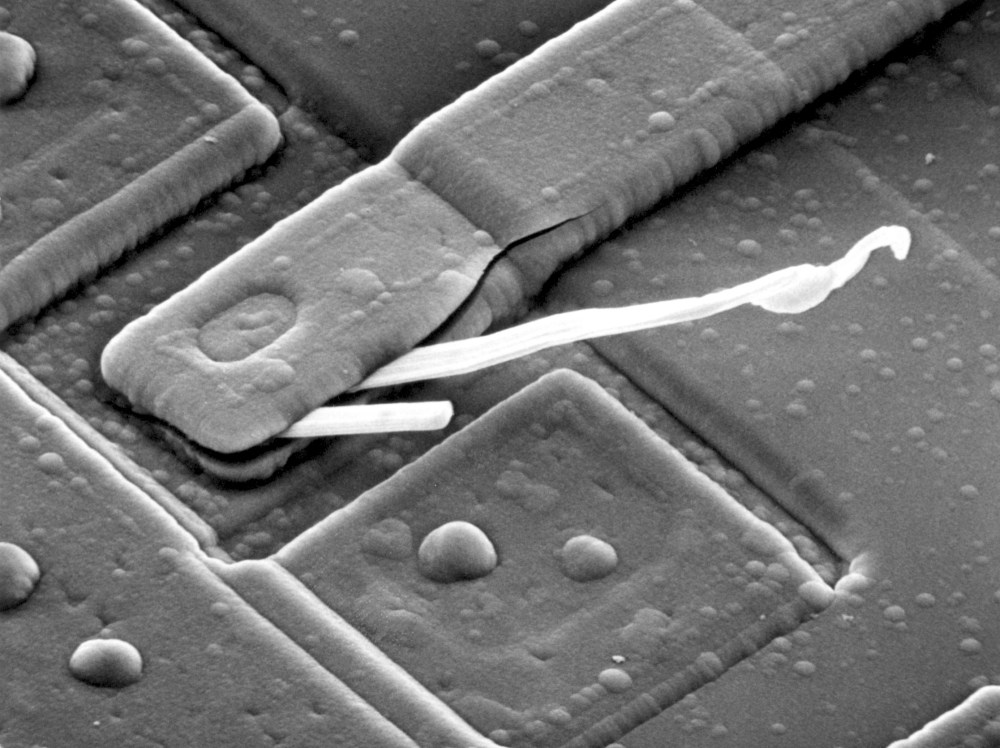
#> input picture Immagini/circuito.jpg, 1000 x 748 px, found by its file name
$ python Es_1_1_1.py
#> lines starting #> are read from the running program, lines starting #| are printed output that depends on the picture
# -*- coding: utf-8 -*-
"""
Created on Sat Apr  5 15:40:47 2025

@author: david
"""

import sys
sys.path.append("../Librerie")
#sys.path.append(r"C:\Users\david\OneDrive\ESM\Copia_Workspace\Librerie")
import numpy as np # importa Numpy
import matplotlib.pyplot as plt # importa Matplotlib
import scipy.ndimage as ndi # importa Scipy per le immagini
import skimage.io as io # importa il modulo Input/Output di SK-Image
import scipy.ndimage as ndi
import mylib as ml

# 1. Spettro di ampiezza. Analizzate lo spettro di ampiezza di alcune immagini di test (circuito.jpg, impronta.
# tif, anelli.tif), siete in grado di legare il contenuto in frequenza con l’andamento spaziale dell’immagine?
imgs= np.array (('circuito.jpg','impronta1.tif','anelli.tif'))


for idx, k in enumerate(imgs):

    x = np.float64(io.imread(f'../immagini/{k}'))
#> x: shape (748, 1000) float64; min 0, max 255, mean 113.2

    plt.figure(idx*3+1)
    plt.imshow(x, cmap='gray', clim=None)
    plt.title(f'input = {k}')

    X = np.fft.fft2(x);
    plt.figure(idx*3+2)
    plt.imshow(np.abs(X), cmap='gray', clim=None)
    plt.title(f'FFT di {k}')

    Y = np.log(1+np.abs(np.fft.fftshift(X)))
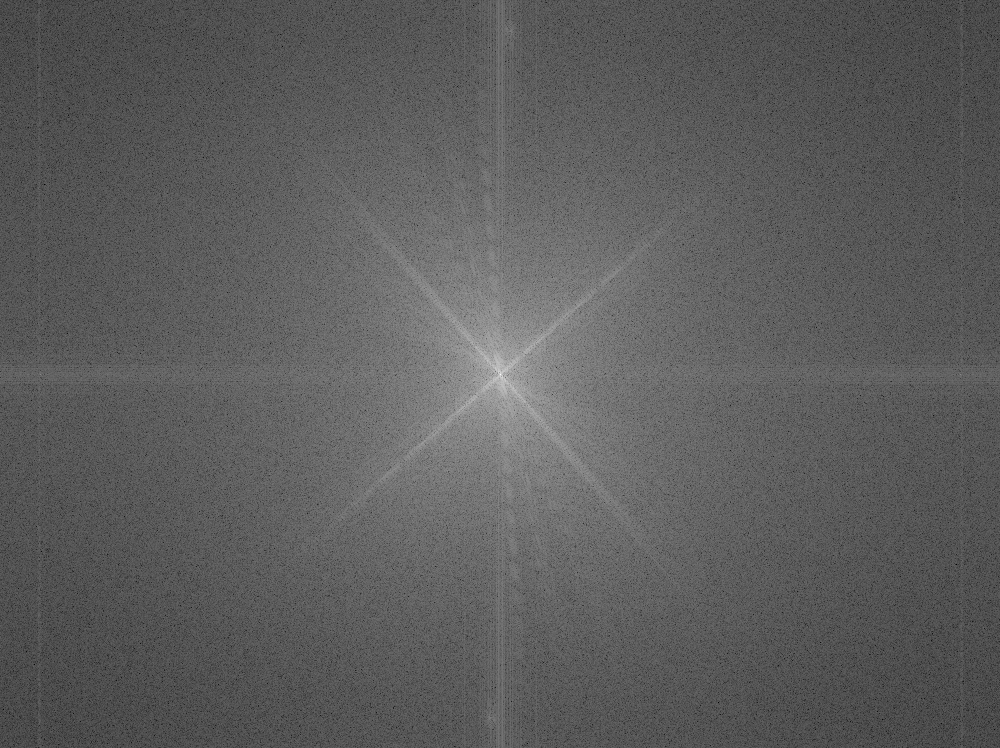
#> Y: shape (748, 1000) float64; min 1.74, max 18.25, mean 7.79; drawn with min black and max white
    plt.figure(idx*3+3);
    plt.imshow(Y, clim=None, cmap='gray', extent=(-0.5,+0.5,+0.5,-0.5));
    plt.title(f'spettro del modulo manipolato di {k}')
#> pass 2 of the loop `for idx, k in enumerate(imgs):`:
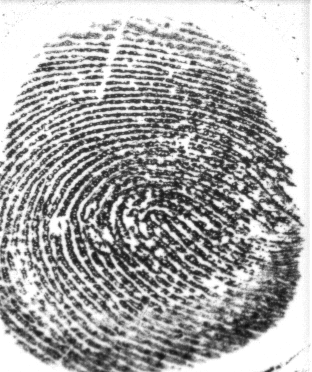
#> input picture Immagini/impronta1.tif, 312 x 372 px, found by its file name
#> x: shape (372, 312) float64
#> `Y = np.log(1+np.abs(np.fft.fftshift(X)))`:
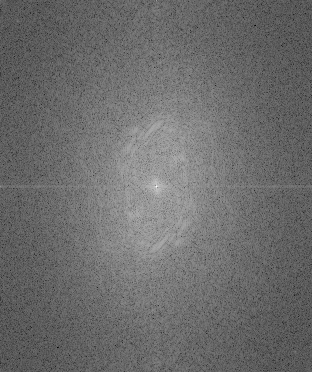
#> Y: shape (372, 312) float64; min 1.94, max 16.8, mean 8.27; drawn with min black and max white
#> pass 3 of the loop `for idx, k in enumerate(imgs):`:
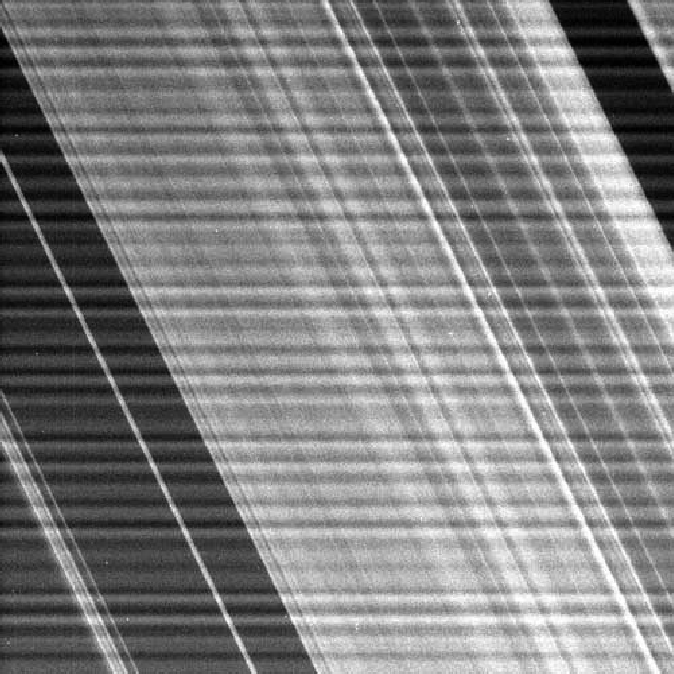
#> input picture Immagini/anelli.tif, 674 x 674 px, found by its file name
#> x: shape (674, 674) float64
#> `Y = np.log(1+np.abs(np.fft.fftshift(X)))`:
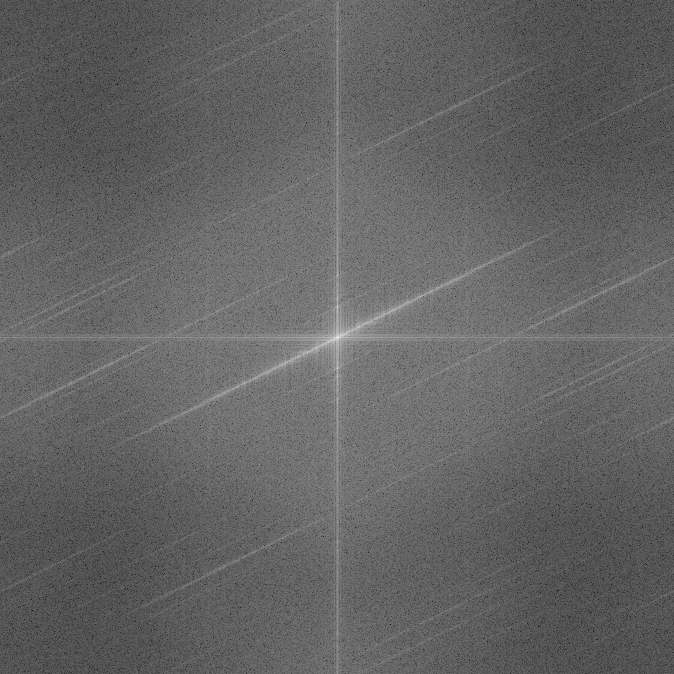
#> Y: shape (674, 674) float64; min 1.49, max 17.88, mean 7.9; drawn with min black and max white
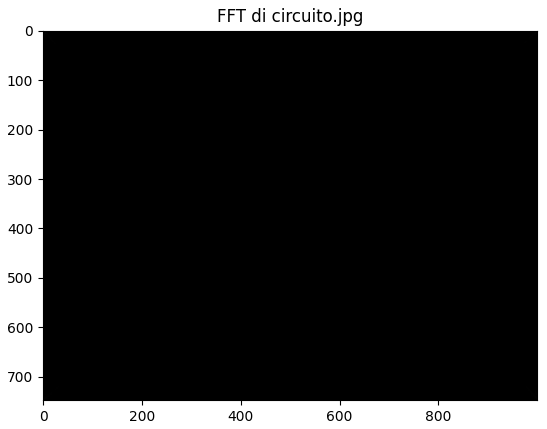
#> figure drawn by matplotlib, 1 panel
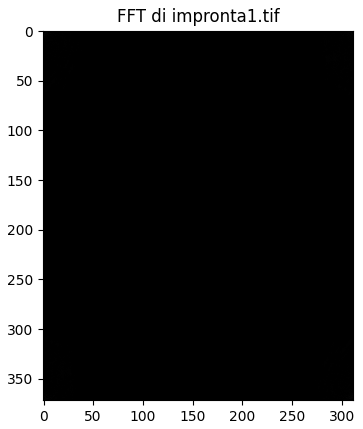
#> figure drawn by matplotlib, 1 panel
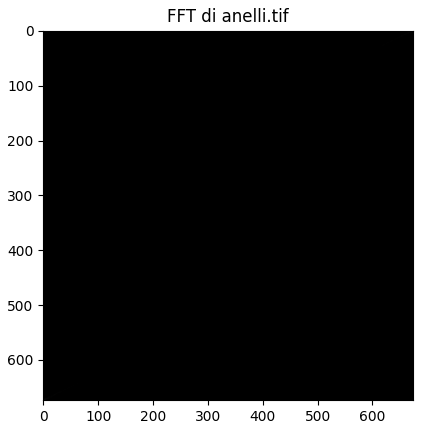
#> figure drawn by matplotlib, 1 panel
